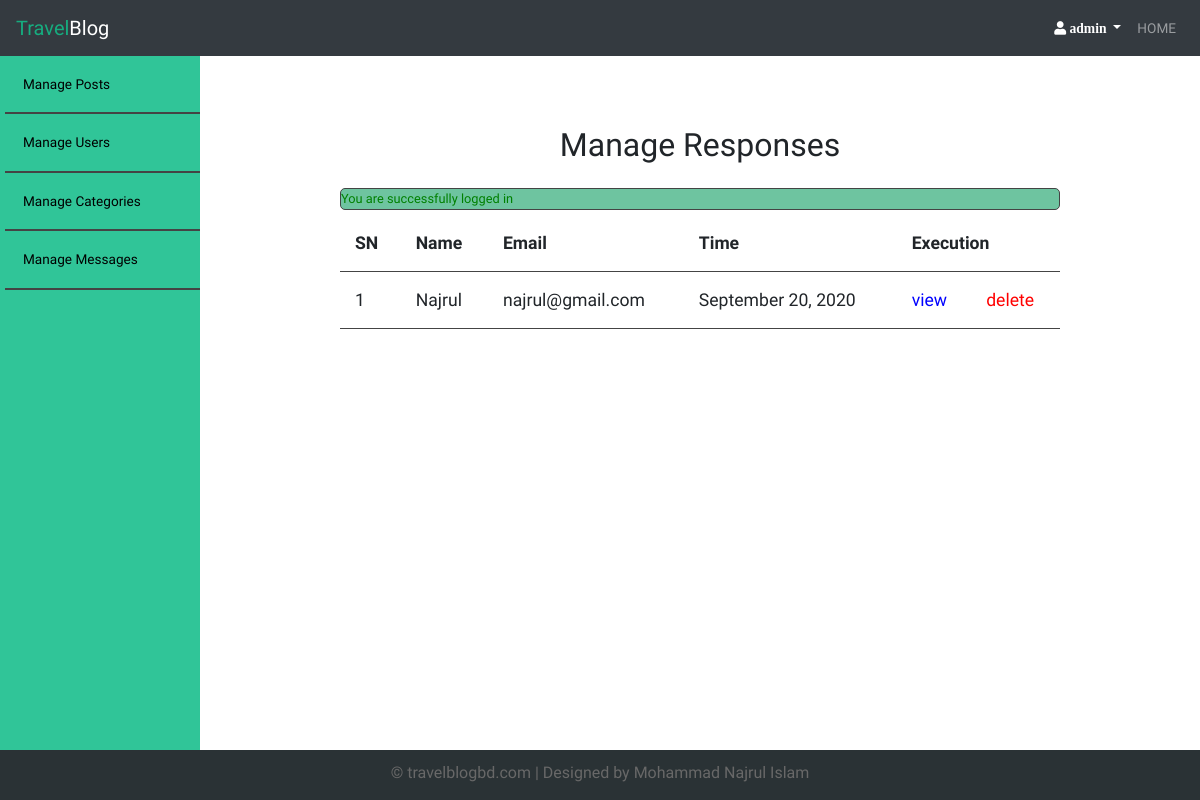
The page /adminresponsesmanage.php (signed in) on the database its author committed.
### tables this page shows
CREATE TABLE `responses` (
  `id` int(11) NOT NULL,
  `name` varchar(255) NOT NULL,
  `email` varchar(255) NOT NULL,
  `message` text NOT NULL,
  `createdAt` datetime NOT NULL DEFAULT CURRENT_TIMESTAMP
);

### controlresponse.php (called while the page is built, shortened)
<?php
include("db.php");
$table = 'responses';
$responses = selectAll($table);
?>

### db.php (called while the page is built, shortened)
<?php
require('dbconnect.php');
function selectAll($table, $conditions = [])
{
    global $con;
    $sql = "SELECT * FROM $table";
    if (empty($conditions)) {
        $statement = $con->prepare($sql);
        $statement->execute();
        $records = $statement->get_result()->fetch_all(MYSQLI_ASSOC);
        return $records;
    }
}

### adminresponsesmanage.php (the view, shortened to what this page needs)
<?php include("controlresponse.php");
?>
<!DOCTYPE html>
<html>
<head>
  <link rel="stylesheet" href="css/bootstrap.min.css" />
  <link rel="stylesheet" href="css/style.css">
  <link rel="stylesheet" href="css/admin.css">
  <link rel="stylesheet" href="https://maxcdn.bootstrapcdn.com/bootstrap/4.5.2/css/bootstrap.min.css">
  <link rel="stylesheet" href="https://use.fontawesome.com/releases/v5.14.0/css/all.css">
</head>
<body>
  <?php include("adminHeader.php"); ?>
  <div class="admin-wrapper">
  <?php include("adminLeftmenu.php"); ?>
    <div class="admin-content">
        <div class="content">
            <h2 class="page-title">Manage Responses</h2>
            <?php include("msg.php"); ?>
            <table>
                <thead>
                    <th>SN</th>
                    <th>Name</th>
                    <th>Email</th>
                    <th>Time</th>
                    <th colspan="2">Execution</th>
                </thead>
                <tbody>
                  <?php foreach ($responses as $key => $r): ?>
                    <tr>
                        <td><?php echo $key + 1;  ?></td>
                        <td><?php echo $r['name']; ?></td>
                        <td><?php echo $r['email']; ?></td>
                        <td><?php echo date('F j, Y', strtotime($r['createdAt'])) ?></td>
                        <td><a href="adminresponsesview.php?id=<?php echo $r['id']; ?>" class="edit">view</a></td>
                        <td><a href="adminresponsesmanage.php?delid=<?php echo $r['id']; ?>" class="delete">delete</a></td>
                    </tr>
                  <?php endforeach; ?>
                </tbody>
            </table>
        </div>
    </div>
  </div>
  <div class="admin-footer">
    &copy; travelblogbd.com | Designed by Mohammad Najrul Islam
  </div>
</body>
</html>

### css/style.css (style rules this page uses)
* { font-family: 'Candal', serif; }
html, body { height: 100%; padding: 0px; margin: 0px; background: #f6f6f6; font-family: 'Lora', serif; }
.content { width: 90%; margin: 30px auto 30px; }

### css/admin.css (style rules this page uses)
* { list-style: none; }
.admin-wrapper { height: 89%; display: flex; }
.admin-wrapper .admin-content { flex: 8; height: 100%; padding: 40px 100px 100px; overflow-y: scroll; }
.admin-content .page-title { text-align: center; margin-bottom: 1.5rem; }
table { width: 100%; border-collapse: collapse; font-size: 1.1rem; }
th, td { padding: 15px; text-align: left; border-bottom: 1px solid #444; }
.edit { color: blue; }
.delete { color: red; }
.admin-footer { background: rgb(42, 50, 53); color: #686868; width: 100%; height: 50px; text-align: center; position: absolute; bottom: 0px; left: 0px; padding-top: 11px; }

### rows shown on the page
responses: name "Najrul", email "najrul@gmail.com", createdAt "September 20, 2020"

### other values the page prints
$_SESSION['username'] "admin"
$_SESSION['msg'] "You are successfully logged in"
